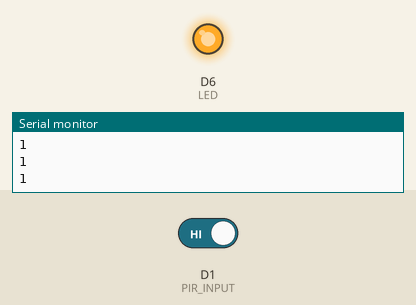
Bench run of a sketch on a simulated ESP8266 (NodeMCU). Shown: output pins drawn as LEDs (lit = HIGH), the last lines printed to the serial monitor. The test bench sets the inputs (shaded band); at power-on: D1 (PIR_INPUT) HIGH.

Above: at 2.8 s.
2.9 s: D1 (PIR_INPUT) driven LOW
At 3.9 s:
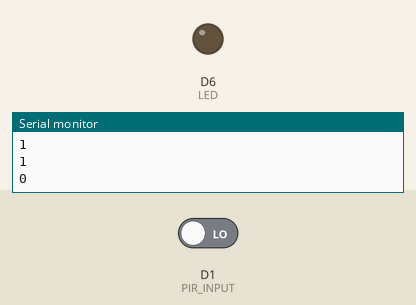
4.5 s: D1 (PIR_INPUT) driven HIGH
At 5.5 s:
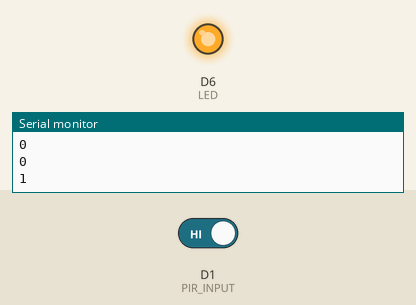
Timing chart, 0 to 7.5 s (numbered marks = the images above; inputs shaded):
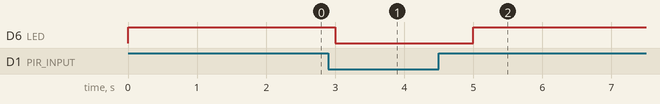

The sketch:

movimiento.ino
```cpp
int LED = D6;
int PIR_INPUT = D1;

void setup(){
 Serial.begin(9600);
 pinMode(PIR_INPUT,INPUT);
 pinMode(LED,OUTPUT);
}

void loop() {
 int sensor = digitalRead(PIR_INPUT);
 Serial.println(sensor);
 digitalWrite(LED, sensor);
 delay(1000);
}
```

Measured:
- after the input at 2.9 s, D6 (LED): HIGH → LOW after 0.10 s
- after the input at 4.5 s, D6 (LED): LOW → HIGH after 0.50 s
